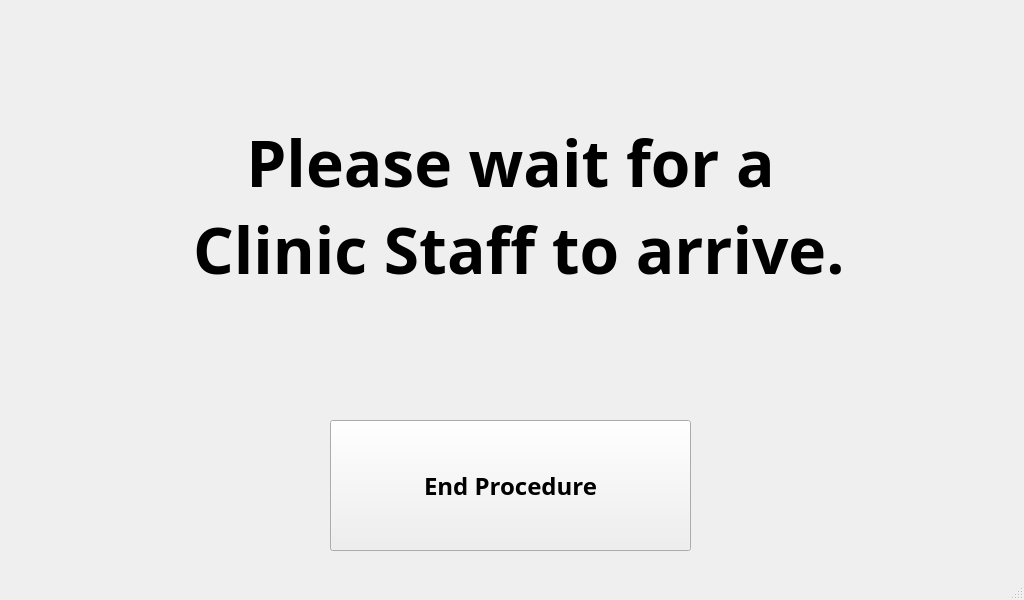
<?xml version="1.0" encoding="UTF-8"?>
<ui version="4.0">
 <class>MainWindow</class>
 <widget class="QMainWindow" name="MainWindow">
  <property name="geometry">
   <rect>
    <x>0</x>
    <y>0</y>
    <width>1024</width>
    <height>600</height>
   </rect>
  </property>
  <property name="minimumSize">
   <size>
    <width>1024</width>
    <height>600</height>
   </size>
  </property>
  <property name="maximumSize">
   <size>
    <width>1024</width>
    <height>600</height>
   </size>
  </property>
  <property name="windowTitle">
   <string>MainWindow</string>
  </property>
  <widget class="QWidget" name="centralwidget">
   <widget class="QLabel" name="TITLE">
    <property name="geometry">
     <rect>
      <x>0</x>
      <y>50</y>
      <width>1021</width>
      <height>311</height>
     </rect>
    </property>
    <property name="font">
     <font>
      <family>Unispace</family>
      <pointsize>48</pointsize>
      <weight>75</weight>
      <bold>true</bold>
     </font>
    </property>
    <property name="text">
     <string>Please wait for a 
 Clinic Staff to arrive.</string>
    </property>
    <property name="alignment">
     <set>Qt::AlignCenter</set>
    </property>
   </widget>
   <widget class="QPushButton" name="pushButton">
    <property name="geometry">
     <rect>
      <x>330</x>
      <y>420</y>
      <width>361</width>
      <height>131</height>
     </rect>
    </property>
    <property name="font">
     <font>
      <family>Unispace</family>
      <pointsize>18</pointsize>
      <weight>75</weight>
      <bold>true</bold>
     </font>
    </property>
    <property name="text">
     <string>End Procedure</string>
    </property>
   </widget>
  </widget>
  <widget class="QStatusBar" name="statusbar"/>
 </widget>
 <resources/>
 <connections/>
</ui>
